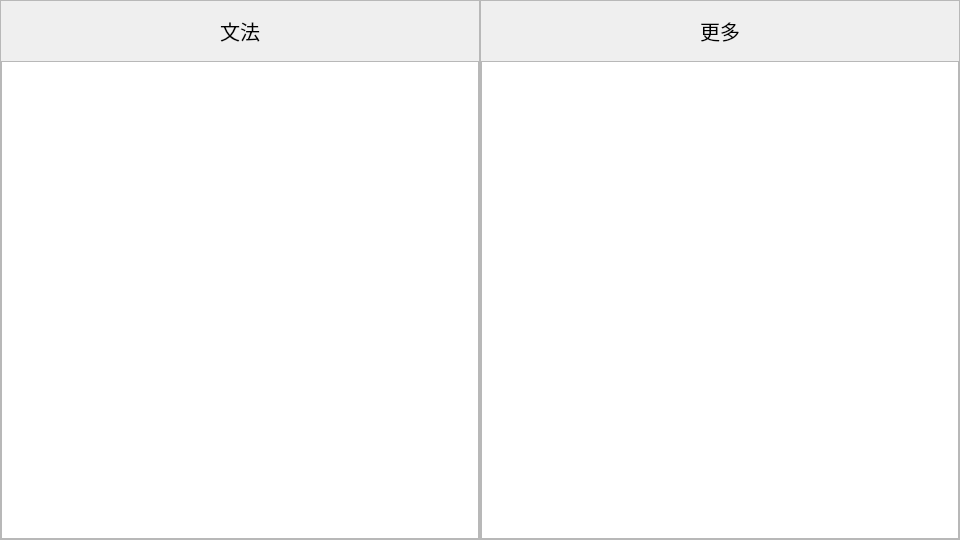
<?xml version="1.0" encoding="UTF-8"?>
<ui version="4.0">
 <class>Dialog</class>
 <widget class="QDialog" name="Dialog">
  <property name="geometry">
   <rect>
    <x>0</x>
    <y>0</y>
    <width>960</width>
    <height>540</height>
   </rect>
  </property>
  <property name="windowTitle">
   <string>语义信息</string>
  </property>
  <property name="windowIcon">
   <iconset>
    <normaloff>../help/system.ico</normaloff>../help/system.ico</iconset>
  </property>
  <layout class="QHBoxLayout" name="horizontalLayout">
   <property name="spacing">
    <number>0</number>
   </property>
   <property name="leftMargin">
    <number>0</number>
   </property>
   <property name="topMargin">
    <number>0</number>
   </property>
   <property name="rightMargin">
    <number>0</number>
   </property>
   <property name="bottomMargin">
    <number>0</number>
   </property>
   <item>
    <widget class="QFrame" name="frame">
     <property name="frameShape">
      <enum>QFrame::StyledPanel</enum>
     </property>
     <property name="frameShadow">
      <enum>QFrame::Raised</enum>
     </property>
     <layout class="QVBoxLayout" name="verticalLayout">
      <property name="spacing">
       <number>15</number>
      </property>
      <property name="leftMargin">
       <number>0</number>
      </property>
      <property name="topMargin">
       <number>15</number>
      </property>
      <property name="rightMargin">
       <number>0</number>
      </property>
      <property name="bottomMargin">
       <number>0</number>
      </property>
      <item>
       <widget class="QLabel" name="grammar_label">
        <property name="font">
         <font>
          <pointsize>15</pointsize>
         </font>
        </property>
        <property name="text">
         <string>文法</string>
        </property>
        <property name="alignment">
         <set>Qt::AlignCenter</set>
        </property>
       </widget>
      </item>
      <item>
       <widget class="QTableWidget" name="grammar_tbl">
        <property name="editTriggers">
         <set>QAbstractItemView::NoEditTriggers</set>
        </property>
        <property name="verticalScrollMode">
         <enum>QAbstractItemView::ScrollPerPixel</enum>
        </property>
        <property name="horizontalScrollMode">
         <enum>QAbstractItemView::ScrollPerPixel</enum>
        </property>
       </widget>
      </item>
     </layout>
    </widget>
   </item>
   <item>
    <widget class="QFrame" name="frame_2">
     <property name="frameShape">
      <enum>QFrame::StyledPanel</enum>
     </property>
     <property name="frameShadow">
      <enum>QFrame::Raised</enum>
     </property>
     <layout class="QVBoxLayout" name="verticalLayout_2">
      <property name="spacing">
       <number>15</number>
      </property>
      <property name="leftMargin">
       <number>0</number>
      </property>
      <property name="topMargin">
       <number>15</number>
      </property>
      <property name="rightMargin">
       <number>0</number>
      </property>
      <property name="bottomMargin">
       <number>0</number>
      </property>
      <item>
       <widget class="QLabel" name="label">
        <property name="font">
         <font>
          <pointsize>15</pointsize>
         </font>
        </property>
        <property name="text">
         <string>更多</string>
        </property>
        <property name="alignment">
         <set>Qt::AlignCenter</set>
        </property>
       </widget>
      </item>
      <item>
       <widget class="QTableWidget" name="tableWidget">
        <property name="editTriggers">
         <set>QAbstractItemView::NoEditTriggers</set>
        </property>
        <property name="verticalScrollMode">
         <enum>QAbstractItemView::ScrollPerPixel</enum>
        </property>
        <property name="horizontalScrollMode">
         <enum>QAbstractItemView::ScrollPerPixel</enum>
        </property>
       </widget>
      </item>
     </layout>
    </widget>
   </item>
  </layout>
 </widget>
 <resources/>
 <connections/>
</ui>
